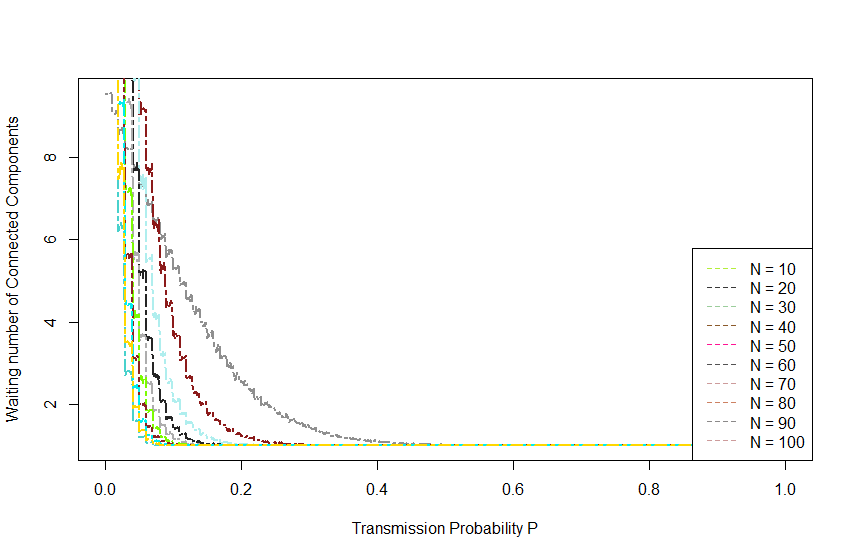

Write the R code that produced this figure.
#IMPORTANT: you need to set working directory to source file location
#if you use RStudio: go to Session -> Set Working Directory -> To Source File Location


list_of_files <- list.files(path = "./", recursive = TRUE, patter = "\\.txt$")
colo = vector()
i = 0
leg = vector()
inici = 10
colo_for_100 = ""
for (val in list_of_files){
  result = paste("./", val, sep = "")
  if(i != 1) leg = c(leg, paste("N = ", paste0(inici),sep = "")) 
  dades <- read.table(result)
  value = floor(runif(1, min=1, max=657))
  if(i != 1) colo = c(colo, colors()[value])
  else colo_for_100 = colors()[value]
  if(i == 0) plot(dades$V1,dades$V2,type = "l",lty = 6, lwd = 2,col = colors()[value],ylab = "Waiting number of Connected Components", xlab = "Transmission Probability P")
  lines(dades$V1,dades$V2, col = colors()[floor(runif(1, min=1, max=657))], lwd = 2, type = "l", lty = 6) 
  i = i+1
  if(i != 1)inici = inici + 10
}

leg = c(leg,"N = 100");
colo = c(colo,colo_for_100)

legend("bottomright", legend = leg, col = colo, lty = 2, cex = 1)
